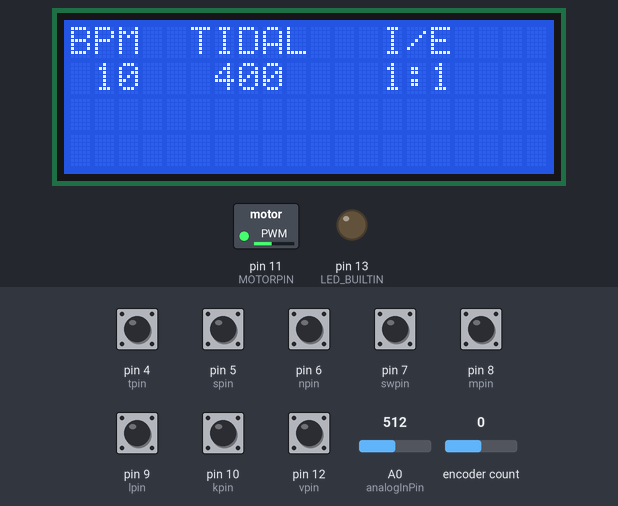
This sketch was run on a simulated Arduino Uno, built with avr-gcc and run on an emulated ATmega328P. On the bench: 20×4 character LCD, switched loads named in the sketch (green lamp = pin HIGH), output pins drawn as LEDs (lit = HIGH). The inputs (shaded band) are chosen by the test bench; at power-on: pin 4 (tpin), pin 5 (spin), pin 6 (npin), pin 7 (swpin), pin 8 (mpin), pin 9 (lpin), pin 10 (kpin), pin 12 (vpin) HIGH, A0 (analogInPin) = 512, encoder count 0. What the sketch prints to the serial monitor is not drawn.

Above: at 1.2 s.
1.3 s: pin 4 (tpin) pulled LOW for 0.15 s
2.0 s: pin 5 (spin) pulled LOW for 0.15 s
At 2.16 s:
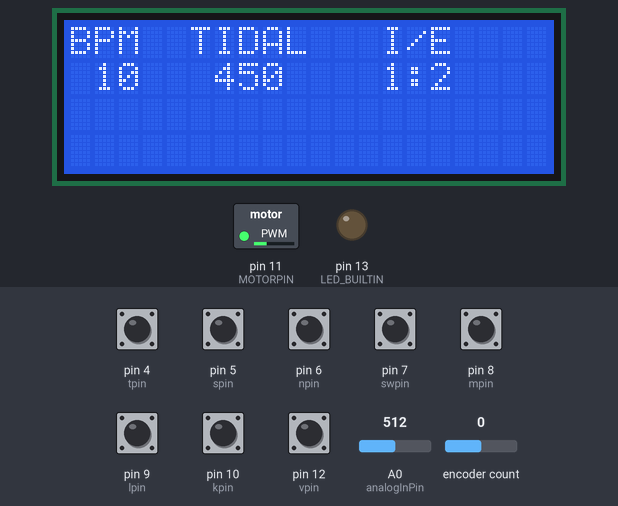
2.7 s: pin 6 (npin) pulled LOW for 0.15 s
At 3.17 s:
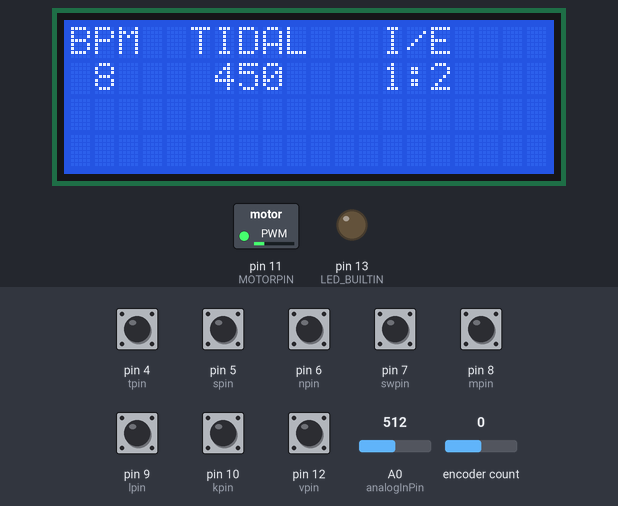
3.4 s: pin 9 (lpin) pulled LOW for 0.15 s
4.1 s: pin 10 (kpin) pulled LOW for 1 s
At 4.42 s:
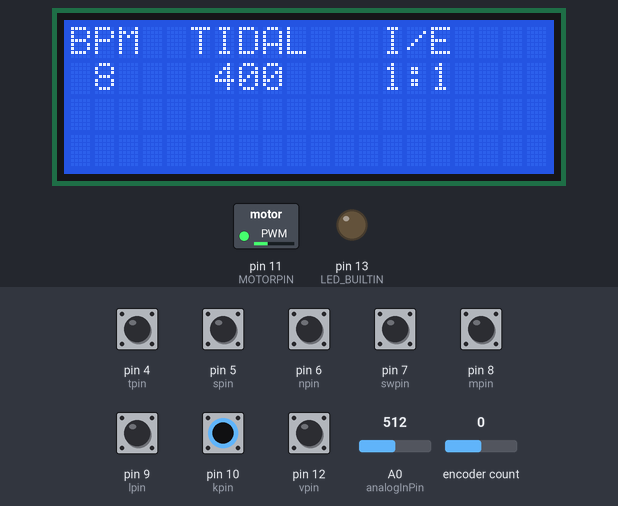
5.7 s: pin 4 (tpin) pulled LOW for 1 s
Timing chart, 0 to 8.3 s (numbered marks = the images above; inputs shaded):
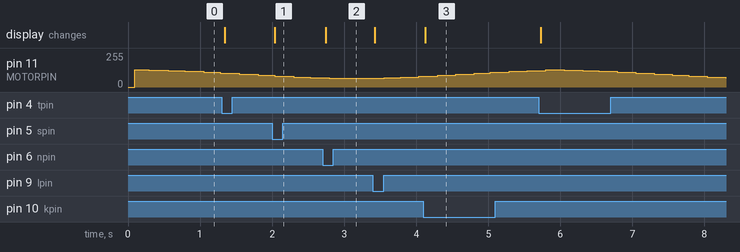

Measured:
- after the input at 2.0 s, the display: changes at once (image 1)
- after the input at 2.7 s, the display: changes after 0.05 s (image 2)
- after the input at 4.1 s, the display: changes at once (image 3)

The sketch:

venty_copy.ino
```cpp
// (licence header left out)
/* Brief description:
 *  Code for an Arduino driven AMBU_based ventilator
 *  based on the MIT e-vent https://e-vent.mit.edu/
 */
 /* TO-DO:
  *  1 - Button board fix - One increment/decrement of BPM, Tidal, and I/E per button push (Phil Completed)
  *  2 - Pressure sensor code - Set off a high or low alarm, will likely output to LED
  *  3 - Initialization of the arm by having it contact the upper limit switch, setting position to zero, and waiting for sin function to match before  enabling PID driven motion
  *  4 - Sin wave function optimization - Create the data for each BPM and Tidal volume option and integrate
  *  5 - Limit the tidal and BPM values as well as scroll through available options for I:E (Phil completed)
  *  6 - Analog gauge for -1.5psig to +1.5psig for calibrating / referencing
  *  7 - License info needed and discolusre
  */

#include <Wire.h>
#include <LiquidCrystal_I2C.h>
#include <Encoder.h>
//#include <Streaming.h> // this supporting the << streaming operator, which allows more compact Serial.print
#include "venty-table.h"
//#include <Button.h>  // button class (Button-Arduino library) that will enable greater capabilities in the future

boolean initstatus = 0;
int initreqspeed = 90;
boolean toggle4 = LOW;
unsigned long tick = 0;
unsigned long mtime;
const int analogInPin = A0;  // Analog input pin that the potentiometer is attached to
int sensorValue = 0;        // value read from the pot
int outputValue = 0;        // value output to the PWM (analog out)
int speed;
int prestate = 0;
int caseNum;
long oldPosition  = -999;
long newPosition;
long state = 0;
int bpm = 10;
int tidalvol = 400;
int ieratio =1;

//Button variable definitions
boolean start = LOW;
const int kpin = 10;
boolean kstate = 0;
const int lpin = 9;
boolean lstate = 0;
const int mpin = 8;
boolean mstate = 0;
const int npin = 6;
boolean nstate = 0;
const int spin = 5;
boolean sstate = 0;
const int tpin = 4;
boolean tstate = 0;
const int vpin = 12;
boolean vstate = 0;
const int swpin = 7;
boolean swstate = 0;


//PID variable definition
float kp = 1.0;
float ki = 0.0;
float kd = 0.0;
int PID_p = 0;
int PID_i = 0;
int PID_d = 0;
float last_kp = 0.0;
float last_ki = 0.0;
float last_kd = 0.0;
float PID_Value = 0.0;
int PID_values_fixed = 0;
float PIDError = 0;
float previous_error = 0.0;
float PreviousError = 0.0;
float ElapsedTime = 1.0;
float Time;
float TimePrev;
int PID_out = 0;

//Sin wave variable definition
//float sinVal[24] = {1.0000, 0.9829, 0.9330, 0.8536, 0.7500, 0.6294, 0.5000, 0.3706, 0.2500, 0.1464, 0.0670, 0.0170, 0.0000, 0.0170, 0.0670, 0.1464, 0.2500, 0.3706, 0.5000, 0.6294, 0.7500, 0.8536, 0.9330, 0.9830};
float ScaledSinVal = 0.0;
int sinId = 0;
long millisComp = 250;
float SinScale = 712.0;

#define ENCODER_A 2
#define ENCODER_B 3
#define MOTORPIN 11

LiquidCrystal_I2C lcd(0x27,20,4);  // set the LCD address to 0x27 for a 20 x 4 line display

Encoder myEnc(ENCODER_A, ENCODER_B);

//Button process initiialization
// make sure x is between L and H
#define MAKE_BETWEEN(L,x,H)  x = max((L),min((H),x))

/* limit aand increment information from The MakeIt Labs Vent Overfies document and its links
 *  https://docs.google.com/document/d/1q4NgTeFqrK2djGSt-CwOr3A_8AN943n714Y1b6zSWf0/edit
 *
 *  Variable    min   max   step
 *  bpm         8     40    2
 *  tidalVol    200   800   50
 *  ieratio     1     4     1       Note I/E ratio is expressed as 1:N just work with N here
 */

#define BPM_MIN   8
#define BPM_MAX   40
#define BPM_STEP  2
#define TIDAL_MIN   200
#define TIDAL_MAX   800
#define TIDAL_STEP  50
#define IE_MIN   1
#define IE_MAX   4
#define IE_STEP  1

void setup()
{

//Initialize buttons
    buttonInit();

pinMode(A3, INPUT); // analog
pinMode(LED_BUILTIN, OUTPUT);
pinMode(MOTORPIN, OUTPUT);

//TIMER2 SETUP
TCCR2A = _BV(COM2A1) | _BV(COM2B1) | _BV(WGM21) | _BV(WGM20);
TCCR2B = _BV(CS22)|_BV(CS21)  ;


Serial.begin(115200);
Serial.println("Venty Startup");


analogReference(DEFAULT);

// initialize the lcd
  lcd.init();
  lcd.backlight();
//lcd.noBacklight();
}

void loop()
{

    //encoder position set
    newPosition = myEnc.read();
    long encspeed = newPosition-oldPosition;

    mtime = millis();

    //set old position for next scan
    oldPosition = newPosition;

//interface pins read and states
    swstate=digitalRead(swpin); // just printed right now -Phil
    mstate=digitalRead(mpin);  // unused right now -Phil

//Button function call
  buttonProcess();

//case output function call
//  caseFunc();

//sin output function call
  sinfunc01();

//PID loop function call
  PIDloop();

//LCD layout original funtion call
//  VentyLcdOld();

//New LCD layout function call
  VentyLcdNew();

  // read the analog in value:
  sensorValue = analogRead(analogInPin);
  // map it to the range of the analog out:
  outputValue = map(sensorValue, 0, 1023, 64, 128);
  // change the analog out value:
  //analogWrite(analogOutPin, outputValue);

//  Serial.print("sensor = ");


//  Serial.print("\t Speed = ");
//  Serial.print(speed);
//  Serial.print("\t Case = ");
//  Serial.print(caseNum);
//  Serial.print("\t Tick = ");
//  Serial.print(tick);
//  Serial.print("\t BPM = ");
//  Serial.print(bpm);
//  Serial.print("\t IE Ratio = ");
//  Serial.print(ieratio);
//  Serial.print("\t Tidal Vol = ");
//  Serial.print(tidalvol);
//  Serial.print("\t vPin = ");
//  Serial.print(vstate);
//  Serial.print("\t uPin = ");
//  Serial.print(ustate);
//  Serial.print("\t tPin = ");
//  Serial.print(tstate);
//  Serial.print("\t sPin = ");
//  Serial.print(sstate);
//  Serial.print("\t nPin = ");
//  Serial.print(nstate);
//  Serial.print("\t mPin = ");
//  Serial.print(mstate);
//  Serial.print("\t lPin = ");
//  Serial.print(lstate);
//  Serial.print("\t kPin = ");
//  Serial.print(kstate);
//  Serial.print("\t Time = ");
//  Serial.print(mtime);

//Serial << "I/E ratio = 1:" << ieratio << " bpm = " << bpm << " tidal = " << tidalvol << endl;

//  Serial.print("millisComp = ");
//  Serial.print(millisComp);
//  Serial.print("\t sinId = ");
//  Serial.print(sinId);
//  Serial.print("\t sinVal = ");
//  Serial.print(sinVal[sinId]);
//  Serial.print("\t ScaledSin = ");
//  Serial.print(ScaledSinVal);
//  Serial.print("\t PIDError = ");
//  Serial.print(PIDError);
//  Serial.print("\t PID_Value = ");
//  Serial.print(PID_Value);
//  Serial.print("\t P = ");
//  Serial.print(PID_p);
//  Serial.print("\t I = ");
//  Serial.print(PID_i);
//  Serial.print("\t D = ");
//  Serial.print(PID_d);
//  Serial.print("\t EncNewPos = ");
//  Serial.print(newPosition);
  Serial.print("\t PID Out = ");
  Serial.print(PID_out);
  Serial.print(sensorValue);
  Serial.print("\t output = ");
  Serial.print(outputValue);
//  Serial.print("\t SWstate = ");
//  Serial.print(swstate);

  Serial.println();

  tick++;

  if (tick%50 == 0) {

//    lcd.clear(); //Clears the LCD of previous writes

//    lcd.setCursor(0,0);
//    lcd.print("Venty  C=  S=   ");
//    lcd.setCursor(0,1);
//    lcd.print("Pot=    Enc=    ");

  }

//potentiometer controlled output
//analogWrite(MOTORPIN,outputValue);

//PID controlled output
   analogWrite(MOTORPIN,PID_out);

  delay(5);
}


//Sine wave stage funtion
void sinfunc01 (){
  if (millis() < millisComp){

  }
  if (millis() >= millisComp){
    sinId++;
    millisComp = millisComp + 250;
  }
  if (sinId >= 23){
    sinId = 0;
  }
  ScaledSinVal = sinVal[sinId] * SinScale;
}

//PID loop function
void PIDloop(){
  TimePrev = Time;
  Time = millis();
  PIDError = ScaledSinVal - newPosition;
  PID_p = kp * PIDError;
  PID_i = PID_i + (ki * PIDError);
  PID_d = kd * ((PIDError - previous_error)/ElapsedTime);
  PID_Value = PID_p + PID_i + PID_d;
  PID_out = map(PID_Value, 0, SinScale, 64, 128);
}


//OLD LCD layout
void VentyLcdOld(){
    lcd.setCursor(0,0);
    lcd.print("Venty");
    lcd.setCursor(7,0);
    lcd.print("C=");
    lcd.print(caseNum);
    lcd.print(" ");
    lcd.setCursor(11,0);
    lcd.print("S=");
    lcd.print(speed);
    lcd.print(" ");
    lcd.setCursor(0,1);
    lcd.print("Pot=");
    lcd.print(sensorValue);
    lcd.print(" ");
    lcd.setCursor(8,1);
    lcd.print("Enc=");
    lcd.print(newPosition);
    lcd.print("   ");
}

//New LCD layout
void VentyLcdNew(){
    lcd.setCursor(0,0);
    lcd.print("BPM");
    lcd.setCursor(5,0);
    lcd.print("TIDAL");
    lcd.setCursor(13,0);
    lcd.print("I/E");
    lcd.setCursor(1,1);
    lcd.print(bpm);
    lcd.print("  ");
    lcd.setCursor(6,1);
    lcd.print(tidalvol);
    lcd.print("  ");
    lcd.setCursor(13,1);
    lcd.print("1:");
    lcd.print(ieratio);
}

//Initialization LCD request screeen
void VentyLcdRequest(){
  lcd.setCursor(0,0);
  lcd.print("MakeItVenty");
  lcd.setCursor(0,1);
  lcd.print("Press 'GO' to Initialize");
}

//Initialization LCD request screeen
void VentyLcdInitializing(){
  lcd.setCursor(0,0);
  lcd.print("Initializing...");

}


// button code
void buttonInit(void) {
    pinMode(kpin, INPUT_PULLUP);
    pinMode(lpin, INPUT_PULLUP);
    pinMode(mpin, INPUT_PULLUP);
    pinMode(npin, INPUT_PULLUP);
    pinMode(spin, INPUT_PULLUP);
    pinMode(tpin, INPUT_PULLUP);
    pinMode(vpin, INPUT_PULLUP);
    pinMode(swpin, INPUT_PULLUP);
}

void buttonProcess(void) {
    // simple "inc/dec once per push changes" -Phil
    // rearranging so the inc and dec are together -Phil
    // the if condition will be true when the button is newly pushed =Phil

    if((kstate == HIGH) && (digitalRead(kpin) == LOW)){tidalvol -= TIDAL_STEP;} //10
    kstate=digitalRead(kpin);
    // same thing, but a little more compact -Phil
    if(sstate && !digitalRead(spin)){tidalvol += TIDAL_STEP;}  //5
    sstate=digitalRead(spin);
    MAKE_BETWEEN( TIDAL_MIN, tidalvol, TIDAL_MAX );

    if(tstate && !digitalRead(tpin)){ieratio += IE_STEP;} // 4
    tstate=digitalRead(tpin);
    if(lstate && !digitalRead(lpin)){ieratio -= IE_STEP;} //9
    lstate=digitalRead(lpin);
    MAKE_BETWEEN( IE_MIN, ieratio, IE_MAX );

    if(vstate && !digitalRead(vpin)){bpm += BPM_STEP;} //12
    vstate=digitalRead(vpin);
    if(nstate && !digitalRead(npin)){bpm -= BPM_STEP;} //6
    nstate=digitalRead(npin);
    MAKE_BETWEEN( BPM_MIN, bpm, BPM_MAX );
}
```

venty-table.h
```cpp
// (licence header left out)
/* Brief description:
 * Sinusoid table for venty
 * SIN_VAL_SIZE is the number of points aroiund the circle
 * The table has an extra point to close off the circle
 * sinVal[0] == sinVal[24]
 * Currrently,  the values are generated by venty-table.xls
 * and copied into this table
 */
#ifndef VENTY_TABLE_H
#define VENTY_TABLE_H

#define SIN_VAL_SIZE 24
float sinVal[SIN_VAL_SIZE +1] = {
1	,
0.982962913144534	,
0.933012701892219	,
0.853553390593274	,
0.75	,
0.62940952255126	,
0.5	,
0.37059047744874	,
0.25	,
0.146446609406726	,
0.066987298107781	,
0.017037086855466	,
0	,
0.017037086855466	,
0.066987298107781	,
0.146446609406726	,
0.25	,
0.37059047744874	,
0.5	,
0.629409522551261	,
0.75	,
0.853553390593274	,
0.933012701892219	,
0.982962913144534	,
1
};
#endif
```
